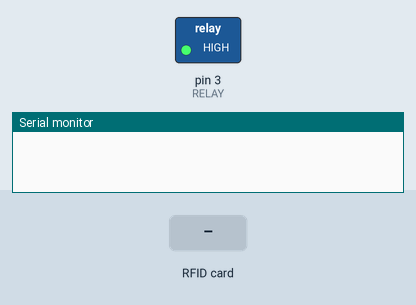
The sketch below on a simulated Arduino Uno, built with avr-gcc and run on an emulated ATmega328P. Shown: switched loads named in the sketch (green lamp = pin HIGH), the last lines printed to the serial monitor. Inputs (shaded band) come from the test bench. Pins used as bus, display or sensor lines are not drawn.

Above: at 1.2 s.
1.3 s: RFID card 55 DB AB 8D held to the reader
At 2.1 s:
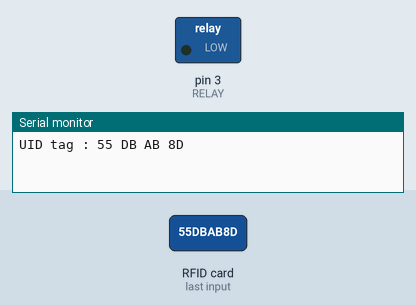
Timing chart, 0 to 23.3 s (numbered marks = the images above; inputs shaded):
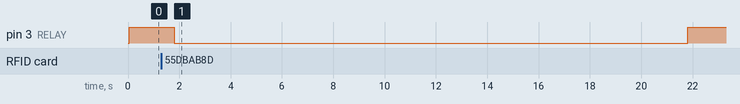

The sketch:

RFID_Controlled_AC_applications.ino
```cpp
#include <SPI.h>
#include <MFRC522.h>

#define SS_PIN 10
#define RST_PIN 9
#define RELAY 3
#define ACCESS_DELAY 20000
#define DENIED_DELAY 1000
MFRC522 mfrc522(SS_PIN, RST_PIN);   // Create MFRC522 instance.

void setup()
{
  Serial.begin(9600);   // Initiate a serial communication
  SPI.begin();          // Initiate  SPI bus
  mfrc522.PCD_Init();   // Initiate MFRC522
  pinMode(RELAY, OUTPUT);
  digitalWrite(RELAY, HIGH);
}
void loop()
{
  // Look for new cards
  if ( ! mfrc522.PICC_IsNewCardPresent())
  {
    return;
  }
  // Select one of the cards
  if ( ! mfrc522.PICC_ReadCardSerial())
  {
    return;
  }
  //Show UID on serial monitor
  Serial.print("UID tag :");
  String content= "";
  byte letter;
  for (byte i = 0; i < mfrc522.uid.size; i++)
  {
     Serial.print(mfrc522.uid.uidByte[i] < 0x10 ? " 0" : " ");
     Serial.print(mfrc522.uid.uidByte[i], HEX);
     content.concat(String(mfrc522.uid.uidByte[i] < 0x10 ? " 0" : " "));
     content.concat(String(mfrc522.uid.uidByte[i], HEX));
  }
  content.toUpperCase();
  if (content.substring(1) == "55 DB AB 8D") //change here the UID of the card/cards that you want to give access
  {
    delay(500);
    digitalWrite(RELAY, LOW);
    delay(ACCESS_DELAY);
    digitalWrite(RELAY, HIGH);
  }

else
  {
    delay(DENIED_DELAY);
  }
}
```

Measured:
- after the input at 1.3 s, pin 3 (RELAY): HIGH → LOW after 0.51 s, → HIGH 20.0 s later
